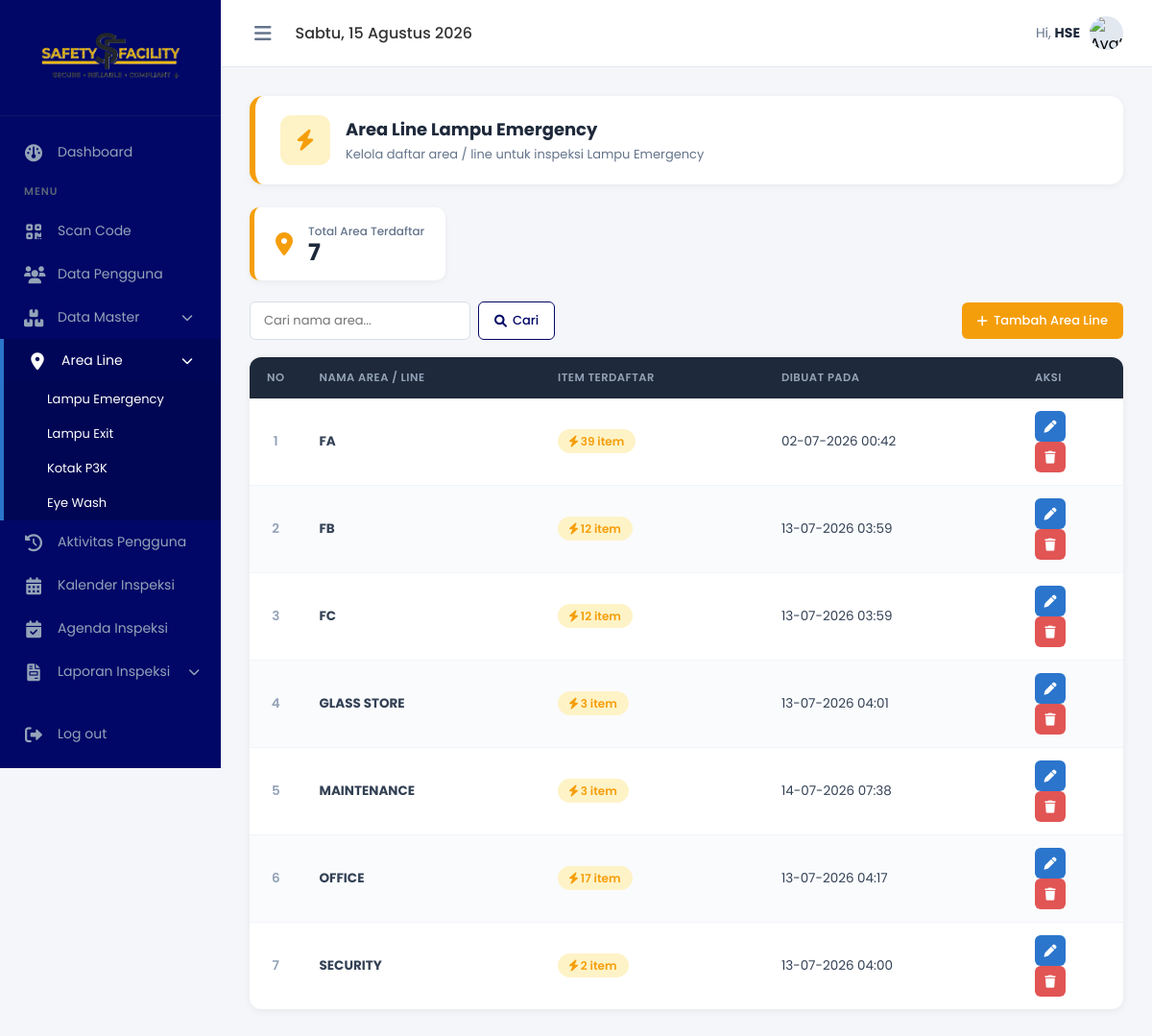
The app's page /admin/area_line_lampu_emergency.php (signed in) with its own data.
### tables this page shows
CREATE TABLE `area_line` (
  `id_line` int(11) NOT NULL,
  `nama_line` varchar(100) NOT NULL,
  `created_at` timestamp NOT NULL DEFAULT current_timestamp(),
  `jenis` varchar(30) NOT NULL DEFAULT 'lampu_emergency'
);

### admin/area_line_lampu_emergency.php (the view, shortened to what this page needs)
<?php
global $koneksi;
mysqli_query($koneksi, "ALTER TABLE area_line ADD COLUMN IF NOT EXISTS jenis VARCHAR(30) NOT NULL DEFAULT 'lampu_emergency'");
$cari = isset($_GET['cari']) ? trim($_GET['cari']) : '';
if ($cari !== '') {
    $like = "%$cari%";
    $stmt = mysqli_prepare($koneksi,
        "SELECT a.*, COUNT(m.id) as total_item
         FROM area_line a
         LEFT JOIN `master_lampu` m ON m.`line_area` = a.nama_line
         WHERE a.jenis = 'lampu_emergency' AND a.nama_line LIKE ?
         GROUP BY a.id_line ORDER BY a.nama_line ASC");
    mysqli_stmt_bind_param($stmt, "s", $like);
    mysqli_stmt_execute($stmt);
    $result = mysqli_stmt_get_result($stmt);
} else {
    $result = mysqli_query($koneksi,
        "SELECT a.*, COUNT(m.id) as total_item
         FROM area_line a
         LEFT JOIN `master_lampu` m ON m.`line_area` = a.nama_line
         WHERE a.jenis = 'lampu_emergency'
         GROUP BY a.id_line ORDER BY a.nama_line ASC");
}
$total_line = mysqli_num_rows($result);
$dh = ['Sunday'=>'Minggu','Monday'=>'Senin','Tuesday'=>'Selasa','Wednesday'=>'Rabu',
       'Thursday'=>'Kamis','Friday'=>'Jumat','Saturday'=>'Sabtu'];
$db = ['January'=>'Januari','February'=>'Februari','March'=>'Maret','April'=>'April',
       'May'=>'Mei','June'=>'Juni','July'=>'Juli','August'=>'Agustus',
       'September'=>'September','October'=>'Oktober','November'=>'November','December'=>'Desember'];
$tanggal_format = $dh[date('l')] . ", " . date('d') . " " . $db[date('F')] . " " . date('Y');
?>
<!DOCTYPE html>
<html lang="id">
<head>
    <link rel="stylesheet" href="https://cdnjs.cloudflare.com/ajax/libs/font-awesome/6.0.0/css/all.min.css">
    <link rel="stylesheet" href="style.css">
</head>
<body>
<aside class="sidebar" id="sidebar">
    <div class="sidebar-brand">
        <img src="../foto/logo.png" alt="Logo" class="sidebar-logo">
    </div>
    <ul class="sidebar-menu">
        <li><a href="index.php"><i class="fa-solid fa-gauge"></i> <span>Dashboard</span></a></li>
        <li class="menu-header">Menu</li>
        <li><a href="scan.php"><i class="fa-solid fa-qrcode"></i> <span>Scan Code</span></a></li>
        <li><a href="pengguna.php"><i class="fa-solid fa-users"></i> <span>Data Pengguna</span></a></li>
        <li class="has-submenu">
            <a href="javascript:void(0)" onclick="toggleSubmenu(this)">
                <i class="fa-solid fa-boxes-stacked"></i><span>Data Master</span>
                <i class="fa-solid fa-chevron-down submenu-icon"></i>
            </a>
        </li>
        <li class="has-submenu active">
            <a href="javascript:void(0)" onclick="toggleSubmenu(this)">
                <i class="fa-solid fa-location-dot"></i><span>Area Line</span>
                <i class="fa-solid fa-chevron-down submenu-icon"></i>
            </a>
            <ul class="submenu" style="display:block;">
                <li class="active"><a href="area_line_lampu_emergency.php">Lampu Emergency</a></li>
                <li class=""><a href="area_line_lampu_exit.php">Lampu Exit</a></li>
                <li class=""><a href="area_line_p3k.php">Kotak P3K</a></li>
                <li class=""><a href="area_line_eyewash.php">Eye Wash</a></li>
            </ul>
        </li>
        <li><a href="aktivitas.php"><i class="fa-solid fa-clock-rotate-left"></i> <span>Aktivitas Pengguna</span></a></li>
        <li><a href="kalender.php"><i class="fa-solid fa-calendar-days"></i> <span>Kalender Inspeksi</span></a></li>
        <li><a href="agenda.php"><i class="fa-solid fa-calendar-check"></i> <span>Agenda Inspeksi</span></a></li>
        <li class="has-submenu">
            <a href="javascript:void(0)" onclick="toggleSubmenu(this)">
                <i class="fa-solid fa-file-invoice"></i><span>Laporan Inspeksi</span>
                <i class="fa-solid fa-chevron-down submenu-icon"></i>
            </a>
        </li>
        <li style="margin-top:20px;"><a href="../logout.php"><i class="fa-solid fa-right-from-bracket"></i> <span>Log out</span></a></li>
    </ul>
</aside>
<main class="main-content">
    <header class="topbar">
        <div class="topbar-left">
            <button class="toggle-sidebar-btn" onclick="toggleSidebar()"><i class="fa-solid fa-bars"></i></button>
            <div class="topbar-date"><?= $tanggal_format; ?></div>
        </div>
        <div class="topbar-right">
            <div class="user-profile">
                <span>Hi, <strong><?= htmlspecialchars($_SESSION['nama_lengkap'] ?? 'User'); ?></strong></span>
                <div class="user-avatar">
                    <img src="https://images.unsplash.com/photo-1535713875002-d1d0cf377fde?q=80&w=100" alt="Avatar">
                </div>
            </div>
        </div>
    </header>
    <section class="content-body">
        <div class="page-head">
            <div class="ph-icon"><i class="fa-solid fa-bolt"></i></div>
            <div class="ph-info">
                <h2>Area Line  Lampu Emergency</h2>
                <p>Kelola daftar area / line untuk inspeksi Lampu Emergency</p>
            </div>
        </div>
        <div class="stat-mini">
            <i class="fa-solid fa-location-dot"></i>
            <div><h3>Total Area Terdaftar</h3><p><?= $total_line; ?></p></div>
        </div>
        <div class="page-toolbar">
            <form method="GET" class="search-bar">
                <input type="text" name="cari" placeholder="Cari nama area..." value="<?= htmlspecialchars($cari); ?>">
                <button type="submit" class="btn btn-outline"><i class="fa-solid fa-magnifying-glass"></i> Cari</button>
            </form>
            <button class="btn btn-primary" onclick="openModal('modalTambah')">
                <i class="fa-solid fa-plus"></i> Tambah Area Line
            </button>
        </div>
        <div class="table-card">
            <table class="area-table">
                <thead>
                    <tr>
                        <th style="width:52px;">No</th>
                        <th>Nama Area / Line</th>
                        <th>Item Terdaftar</th>
                        <th>Dibuat Pada</th>
                        <th style="width:110px;">Aksi</th>
                    </tr>
                </thead>
                <tbody>
                <?php if (mysqli_num_rows($result) > 0): ?>
                    <?php $no = 1; while ($row = mysqli_fetch_assoc($result)): ?>
                        <tr>
                            <td style="text-align:center;font-weight:600;color:#94a3b8;"><?= $no++; ?></td>
                            <td><strong><?= htmlspecialchars($row['nama_line']); ?></strong></td>
                            <td>
                                <span class="badge-item">
                                    <i class="fa-solid fa-bolt"></i>
                                    <?= $row['total_item']; ?> item
                                </span>
                            </td>
                            <td><?= isset($row['created_at']) ? date('d-m-Y H:i', strtotime($row['created_at'])) : '-'; ?></td>
                            <td class="action-icons">
                                <a href="javascript:void(0)" class="ic-edit" title="Edit"
                                   onclick='bukaEdit(<?= json_encode(["id_line"=>$row["id_line"],"nama_line"=>$row["nama_line"]]); ?>)'>
                                    <i class="fa-solid fa-pen"></i>
                                </a>
                                <a href="area_line_lampu_emergency.php?hapus=<?= $row['id_line']; ?>" class="ic-delete" title="Hapus"
                                   onclick="return confirm('Hapus area ini? Pastikan tidak ada data yang masih menggunakannya.')">
                                    <i class="fa-solid fa-trash"></i>
                                </a>
                            </td>
                        </tr>
                    <?php endwhile; ?>
                <?php endif; ?>
                </tbody>
            </table>
        </div>
    </section>
</main>
</body>
</html>

### admin/style.css (style rules this page uses)
* { margin: 0; padding: 0; box-sizing: border-box; font-family: 'Poppins', sans-serif; }
body { background-color: #f4f6f9; display: flex; min-height: 100vh; overflow-x: hidden; }
.sidebar { width: 230px; background-color: #000766; color: #adb5bd; display: flex; flex-direction: column; transition: width 0.3s ease; overflow-y: auto; overflow-x: hidden; height: 100vh; position: fixed; top: 0; left: 0; z-index: 100; }
.sidebar-brand { padding: 20px; display: flex; align-items: center; justify-content: center; color: #fff; border-bottom: 1px solid rgba(255, 255, 255, 0.05); white-space: nowrap; }
.sidebar-logo { max-width: 85%; height: auto; transition: all 0.3s ease; }
.sidebar-menu { padding: 15px 0; list-style: none; flex-grow: 1; }
.menu-header { padding: 10px 25px; font-size: 11px; text-transform: uppercase; letter-spacing: 1px; color: #596579; font-weight: 600; white-space: nowrap; transition: opacity 0.2s; }
.sidebar-menu li a { display: flex; align-items: center; gap: 15px; padding: 12px 25px; color: #94a3b8; text-decoration: none; font-size: 14px; transition: all 0.3s; white-space: nowrap; }
.sidebar-menu li a i { font-size: 18px; width: 20px; text-align: center; flex-shrink: 0; }
.sidebar-menu li a span { transition: opacity 0.2s; }
.sidebar-menu li a:hover, .sidebar-menu li.active a { background-color: rgba(255, 255, 255, 0.02); color: #fff; }
.sidebar-menu li.active a { border-left: 4px solid #2b75cc; background-color: rgba(0, 0, 0, 0.15); }
.main-content { flex-grow: 1; display: flex; flex-direction: column; min-width: 0; margin-left: 230px; transition: margin-left 0.3s ease; }
.topbar { background-color: #fff; height: 70px; display: flex; align-items: center; justify-content: space-between; padding: 0 30px; border-bottom: 1px solid #e2e8f0; }
.topbar-left { display: flex; align-items: center; gap: 20px; }
.toggle-sidebar-btn { font-size: 20px; color: #64748b; cursor: pointer; background: none; border: none; outline: none; padding: 5px; display: flex; align-items: center; justify-content: center; transition: color 0.2s; }
.topbar-date { font-size: 16px; color: #333; font-weight: 500; }
.topbar-right { display: flex; align-items: center; gap: 25px; }
.user-profile { display: flex; align-items: center; gap: 10px; cursor: pointer; }
.user-profile span { font-size: 14px; color: #64748b; }
.user-profile strong { color: #1e293b; }
.user-avatar { width: 35px; height: 35px; background-color: #e2e8f0; border-radius: 50%; display: flex; align-items: center; justify-content: center; overflow: hidden; }
.user-avatar img { width: 100%; height: 100%; object-fit: cover; }
.content-body { padding: 30px; flex-grow: 1; position: relative; }
.submenu { display: none; list-style: none; background: rgba(0, 0, 0, 0.05); margin: 0; padding: 0; }
.submenu li a { display: flex; align-items: center; padding: 8px 15px 8px 45px !important; font-size: 13px !important; color: #444; text-decoration: none; transition: background 0.2s; }
.submenu-icon { margin-left: auto; font-size: 12px !important; transition: transform 0.3s ease; }
.has-submenu>a { display: flex; align-items: center; width: 100%; }
.main-content { animation: fadeIn 0.4s ease-out; }
.content-body { animation: slideInUp 0.5s cubic-bezier(0.16, 1, 0.3, 1); }
.shortcut-card, .stat-card, .table-action-btn, button, a { transition: all 0.2s ease-in-out !important; }

### records on screen
area_line: nama_line "FA", total_item "39", created_at "02-07-2026 00:42"
area_line: nama_line "FB", total_item "12", created_at "13-07-2026 03:59"
area_line: nama_line "FC", total_item "12", created_at "13-07-2026 03:59"
area_line: nama_line "GLASS STORE", total_item "3", created_at "13-07-2026 04:01"
area_line: nama_line "MAINTENANCE", total_item "3", created_at "14-07-2026 07:38"
area_line: nama_line "OFFICE", total_item "17", created_at "13-07-2026 04:17"
area_line: nama_line "SECURITY", total_item "2", created_at "13-07-2026 04:00"

### other values on screen
$_SESSION['nama_lengkap'] "HSE"
$total_line "7"
